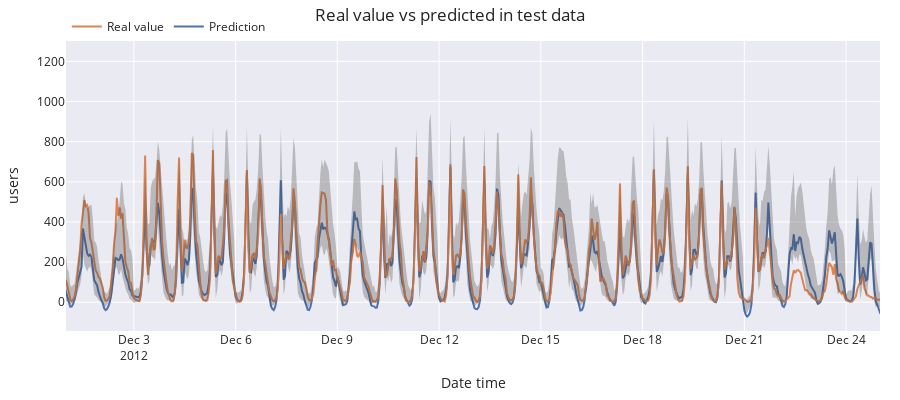

The notebook cell this image was saved under:
### Code cell
# Plot prediction intervals vs real value
# ==============================================================================
fig = go.Figure([
    go.Scatter(
        name='Prediction',
        x=predictions.index,
        y=predictions['pred'],
        mode='lines',
    ),
    go.Scatter(
        name='Real value',
        x=data_test.index,
        y=data_test['users'],
        mode='lines',
    ),
    go.Scatter(
        name='Upper Bound',
        x=predictions.index,
        y=predictions['upper_bound'],
        mode='lines',
        marker=dict(color="#444"),
        line=dict(width=0),
        showlegend=False
    ),
    go.Scatter(
        name='Lower Bound',
        x=predictions.index,
        y=predictions['lower_bound'],
        marker=dict(color="#444"),
        line=dict(width=0),
        mode='lines',
        fillcolor='rgba(68, 68, 68, 0.3)',
        fill='tonexty',
        showlegend=False
    )
])
fig.update_layout(
    title="Real value vs predicted in test data",
    xaxis_title="Date time",
    yaxis_title="users",
    width=900,
    height=400,
    margin=dict(l=20, r=20, t=35, b=20),
    hovermode="x",
    xaxis=dict(range=['2012-12-01', '2012-12-25']), # Initial zoom
    legend=dict(
        orientation="h",
        yanchor="top",
        y=1.1,
        xanchor="left",
        x=0.001
    )
)
fig.show()

### Figure 1 — Plotly figure (JSON) as saved in the notebook; plotly's stock layout.template omitted (floating-point values rounded to 4 significant figures; data arrays with more than 128 entries replaced by an {"elided": "..."} marker saying what was removed)
{"data": [{"mode": "lines", "name": "Prediction", "type": "scatter", "x": {"elided": "2184 str values"}, "y": {"elided": "2184 float values"}}, {"mode": "lines", "name": "Real value", "type": "scatter", "x": {"elided": "2184 str values"}, "y": {"elided": "2184 int values"}}, {"line": {"width": 0}, "marker": {"color": "#444"}, "mode": "lines", "name": "Upper Bound", "showlegend": false, "type": "scatter", "x": {"elided": "2184 str values"}, "y": {"elided": "2184 float values"}}, {"fill": "tonexty", "fillcolor": "rgba(68, 68, 68, 0.3)", "line": {"width": 0}, "marker": {"color": "#444"}, "mode": "lines", "name": "Lower Bound", "showlegend": false, "type": "scatter", "x": {"elided": "2184 str values"}, "y": {"elided": "2184 float values"}}], "layout": {"height": 400, "hovermode": "x", "legend": {"orientation": "h", "x": 0.001, "xanchor": "left", "y": 1.1, "yanchor": "top"}, "margin": {"b": 20, "l": 20, "r": 20, "t": 35}, "title": {"text": "Real value vs predicted in test data"}, "width": 900, "xaxis": {"range": ["2012-12-01", "2012-12-25"], "title": {"text": "Date time"}}, "yaxis": {"title": {"text": "users"}}}}
